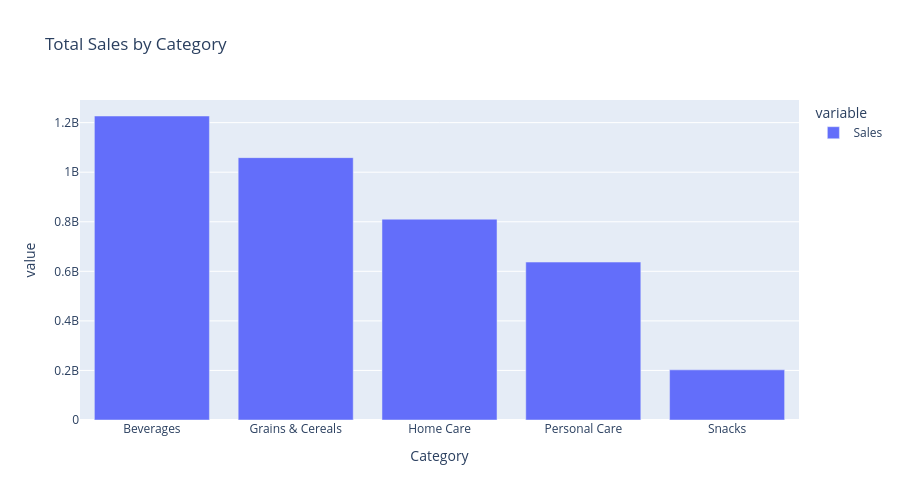

The cell this chart's notebook holds for it:
### Code cell
# Group data by Category and calculate aggregated metrics
cat_df = df.groupby("Category", as_index=False).agg(
    Sales=('Sales_NGN', 'sum'),      # Sum of all sales for each category
    Transactions=('Sales_NGN', 'count')    # Count of orders (using Sales column) for each category
).sort_values('Sales', ascending=False)  # Sort by Sales in descending order (fixed column name)

# Display the aggregated dataframe
print(cat_df)
print("\n")

# Create a grouped bar chart showing Sales and Quantity by Category
fig = px.bar(cat_df, x='Category', y=['Sales'], title='Total Sales by Category', height=500)
fig.show()

### Figure 1 — Plotly figure (JSON) as saved in the notebook; plotly's stock layout.template omitted (floating-point values rounded to 4 significant figures)
{"data": [{"hovertemplate": "variable=Sales<br>Category=%{x}<br>value=%{y}<extra></extra>", "legendgroup": "Sales", "marker": {"color": "#636efa", "pattern": {"shape": ""}}, "name": "Sales", "orientation": "v", "showlegend": true, "textposition": "auto", "type": "bar", "x": ["Beverages", "Grains & Cereals", "Home Care", "Personal Care", "Snacks"], "xaxis": "x", "y": [1227000000.0, 1059000000.0, 810400000.0, 637400000.0, 202400000.0], "yaxis": "y"}], "layout": {"barmode": "relative", "height": 500, "legend": {"title": {"text": "variable"}, "tracegroupgap": 0}, "title": {"text": "Total Sales by Category"}, "xaxis": {"anchor": "y", "domain": [0, 1], "title": {"text": "Category"}}, "yaxis": {"anchor": "x", "domain": [0, 1], "title": {"text": "value"}}}}
